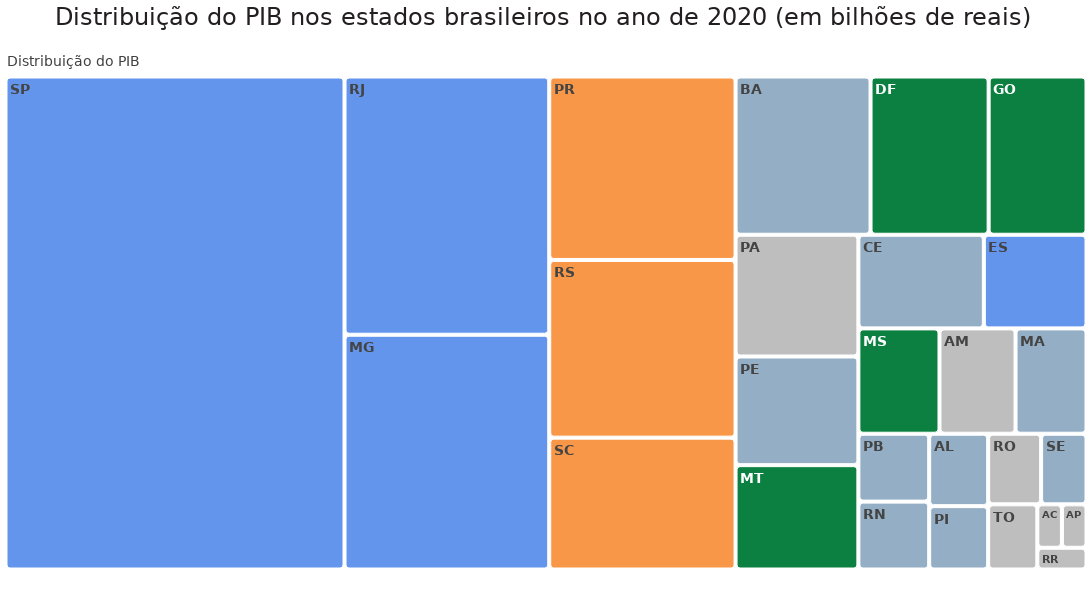

Source (notebook cell):
### Markdown cell above
#### Gerando o gráfico

### Code cell
# Importando a biblioteca
import plotly.express as px

# Gerando o gráfico de árvore (TREEMAP) para os anos de 2015 a 2022
fig = px.treemap(pib_2020, path=[px.Constant("Distribuição do PIB"), 'sigla_uf'], values='pib_%',
color='regiao', custom_data=['regiao','pib'], 
title='Distribuição do PIB nos estados brasileiros no ano de 2020 (em bilhões de reais)',
color_discrete_map={'(?)': BRANCO,'Sudeste':AZUL3, 'Sul':LARANJA1, 'Nordeste':AZUL5,
'Centro-Oeste':VERDE1, 'Norte':CINZA5})

# # Ajustando o layout do gráfico
fig.update_layout(width=1400, height=600, margin = dict(t=50, l=0, r=0, b=25), font_family = 'DejaVu Sans',
                  font_size=14, font_color= CINZA2, title_font_color= CINZA1, title_font_size=24)

# # Ajustando o hovertext
fig.update_traces(marker=dict(cornerradius=3), texttemplate='<b>%{label}</b>', hovertemplate='<b>Estado:</b> %{label} <br><b>Região</b> = %{customdata[0]} <br>'
                                                                                             '<b>PIB</b> = R$ %{customdata[1]} bi (%{value}%)')
fig.show()

### Figure 1 — Plotly figure (JSON) as saved in the notebook; plotly's stock layout.template omitted (floating-point values rounded to 4 significant figures)
{"data": [{"branchvalues": "total", "customdata": [["(?)", "(?)"], ["Centro-Oeste", "123"], ["Centro-Oeste", "179"], ["Centro-Oeste", "266"], ["Centro-Oeste", "224"], ["Nordeste", "70"], ["Nordeste", "72"], ["Nordeste", "107"], ["Nordeste", "167"], ["Nordeste", "63"], ["Nordeste", "193"], ["Nordeste", "305"], ["Nordeste", "45"], ["Nordeste", "56"], ["Norte", "52"], ["Norte", "16"], ["Norte", "116"], ["Norte", "44"], ["Norte", "18"], ["Norte", "16"], ["Norte", "216"], ["Sudeste", "2378"], ["Sudeste", "683"], ["Sudeste", "754"], ["Sudeste", "138"], ["Sul", "471"], ["Sul", "488"], ["Sul", "349"]], "domain": {"x": [0, 1], "y": [0, 1]}, "hovertemplate": "<b>Estado:</b> %{label} <br><b>Região</b> = %{customdata[0]} <br><b>PIB</b> = R$ %{customdata[1]} bi (%{value}%)", "ids": ["Distribuição do PIB", "Distribuição do PIB/MS", "Distribuição do PIB/MT", "Distribuição do PIB/DF", "Distribuição do PIB/GO", "Distribuição do PIB/PB", "Distribuição do PIB/RN", "Distribuição do PIB/MA", "Distribuição do PIB/CE", "Distribuição do PIB/AL", "Distribuição do PIB/PE", "Distribuição do PIB/BA", "Distribuição do PIB/SE", "Distribuição do PIB/PI", "Distribuição do PIB/RO", "Distribuição do PIB/AC", "Distribuição do PIB/AM", "Distribuição do PIB/TO", "Distribuição do PIB/AP", "Distribuição do PIB/RR", "Distribuição do PIB/PA", "Distribuição do PIB/SP", "Distribuição do PIB/MG", "Distribuição do PIB/RJ", "Distribuição do PIB/ES", "Distribuição do PIB/RS", "Distribuição do PIB/PR", "Distribuição do PIB/SC"], "labels": ["Distribuição do PIB", "MS", "MT", "DF", "GO", "PB", "RN", "MA", "CE", "AL", "PE", "BA", "SE", "PI", "RO", "AC", "AM", "TO", "AP", "RR", "PA", "SP", "MG", "RJ", "ES", "RS", "PR", "SC"], "marker": {"colors": ["#FFFFFF", "#0C8040", "#0C8040", "#0C8040", "#0C8040", "#94AFC5", "#94AFC5", "#94AFC5", "#94AFC5", "#94AFC5", "#94AFC5", "#94AFC5", "#94AFC5", "#94AFC5", "#BFBEBE", "#BFBEBE", "#BFBEBE", "#BFBEBE", "#BFBEBE", "#BFBEBE", "#BFBEBE", "#6495ED", "#6495ED", "#6495ED", "#6495ED", "#F79747", "#F79747", "#F79747"], "cornerradius": 3}, "name": "", "parents": ["", "Distribuição do PIB", "Distribuição do PIB", "Distribuição do PIB", "Distribuição do PIB", "Distribuição do PIB", "Distribuição do PIB", "Distribuição do PIB", "Distribuição do PIB", "Distribuição do PIB", "Distribuição do PIB", "Distribuição do PIB", "Distribuição do PIB", "Distribuição do PIB", "Distribuição do PIB", "Distribuição do PIB", "Distribuição do PIB", "Distribuição do PIB", "Distribuição do PIB", "Distribuição do PIB", "Distribuição do PIB", "Distribuição do PIB", "Distribuição do PIB", "Distribuição do PIB", "Distribuição do PIB", "Distribuição do PIB", "Distribuição do PIB", "Distribuição do PIB"], "texttemplate": "<b>%{label}</b>", "type": "treemap", "values": [99.8, 1.6, 2.4, 3.5, 2.9, 0.9, 0.9, 1.4, 2.2, 0.8, 2.5, 4.0, 0.6, 0.7, 0.7, 0.2, 1.5, 0.6, 0.2, 0.2, 2.8, 31.3, 9.0, 9.9, 1.8, 6.2, 6.4, 4.6]}], "layout": {"font": {"color": "#414040", "family": "DejaVu Sans", "size": 14}, "height": 600, "legend": {"tracegroupgap": 0}, "margin": {"b": 25, "l": 0, "r": 0, "t": 50}, "title": {"font": {"color": "#231F20", "size": 24}, "text": "Distribuição do PIB nos estados brasileiros no ano de 2020 (em bilhões de reais)"}, "width": 1400}}
